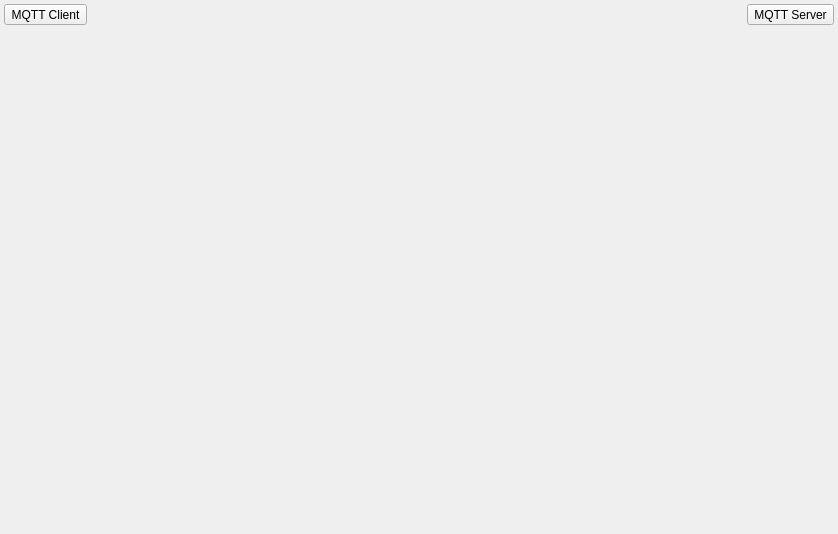
<?xml version="1.0" encoding="UTF-8"?>
<ui version="4.0">
 <class>xMqtt</class>
 <widget class="QWidget" name="xMqtt">
  <property name="geometry">
   <rect>
    <x>0</x>
    <y>0</y>
    <width>838</width>
    <height>534</height>
   </rect>
  </property>
  <property name="windowTitle">
   <string notr="true">Form</string>
  </property>
  <layout class="QGridLayout" name="gridLayout">
   <property name="leftMargin">
    <number>4</number>
   </property>
   <property name="topMargin">
    <number>4</number>
   </property>
   <property name="rightMargin">
    <number>4</number>
   </property>
   <property name="bottomMargin">
    <number>4</number>
   </property>
   <property name="spacing">
    <number>4</number>
   </property>
   <item row="1" column="0">
    <widget class="xMQTT::MqttClientUi" name="widgetClient" native="true">
     <property name="sizePolicy">
      <sizepolicy hsizetype="Expanding" vsizetype="Expanding">
       <horstretch>0</horstretch>
       <verstretch>0</verstretch>
      </sizepolicy>
     </property>
    </widget>
   </item>
   <item row="1" column="1">
    <widget class="xMQTT::MqttServerUi" name="widgetServer" native="true">
     <property name="sizePolicy">
      <sizepolicy hsizetype="Expanding" vsizetype="Expanding">
       <horstretch>0</horstretch>
       <verstretch>0</verstretch>
      </sizepolicy>
     </property>
    </widget>
   </item>
   <item row="0" column="0" colspan="2">
    <layout class="QHBoxLayout" name="horizontalLayout">
     <item>
      <widget class="QToolButton" name="toolButtonClient">
       <property name="text">
        <string>MQTT Client</string>
       </property>
       <property name="toolButtonStyle">
        <enum>Qt::ToolButtonStyle::ToolButtonTextOnly</enum>
       </property>
      </widget>
     </item>
     <item>
      <spacer name="horizontalSpacer">
       <property name="orientation">
        <enum>Qt::Orientation::Horizontal</enum>
       </property>
       <property name="sizeHint" stdset="0">
        <size>
         <width>40</width>
         <height>20</height>
        </size>
       </property>
      </spacer>
     </item>
     <item>
      <widget class="QToolButton" name="toolButtonServer">
       <property name="text">
        <string>MQTT Server</string>
       </property>
       <property name="toolButtonStyle">
        <enum>Qt::ToolButtonStyle::ToolButtonTextOnly</enum>
       </property>
      </widget>
     </item>
    </layout>
   </item>
  </layout>
 </widget>
 <customwidgets>
  <customwidget>
   <class>xMQTT::MqttClientUi</class>
   <extends>QWidget</extends>
   <header location="global">x/mqtt/mqttclientui.h</header>
   <container>1</container>
  </customwidget>
  <customwidget>
   <class>xMQTT::MqttServerUi</class>
   <extends>QWidget</extends>
   <header location="global">x/mqtt/mqttserverui.h</header>
   <container>1</container>
  </customwidget>
 </customwidgets>
 <resources/>
 <connections/>
</ui>
